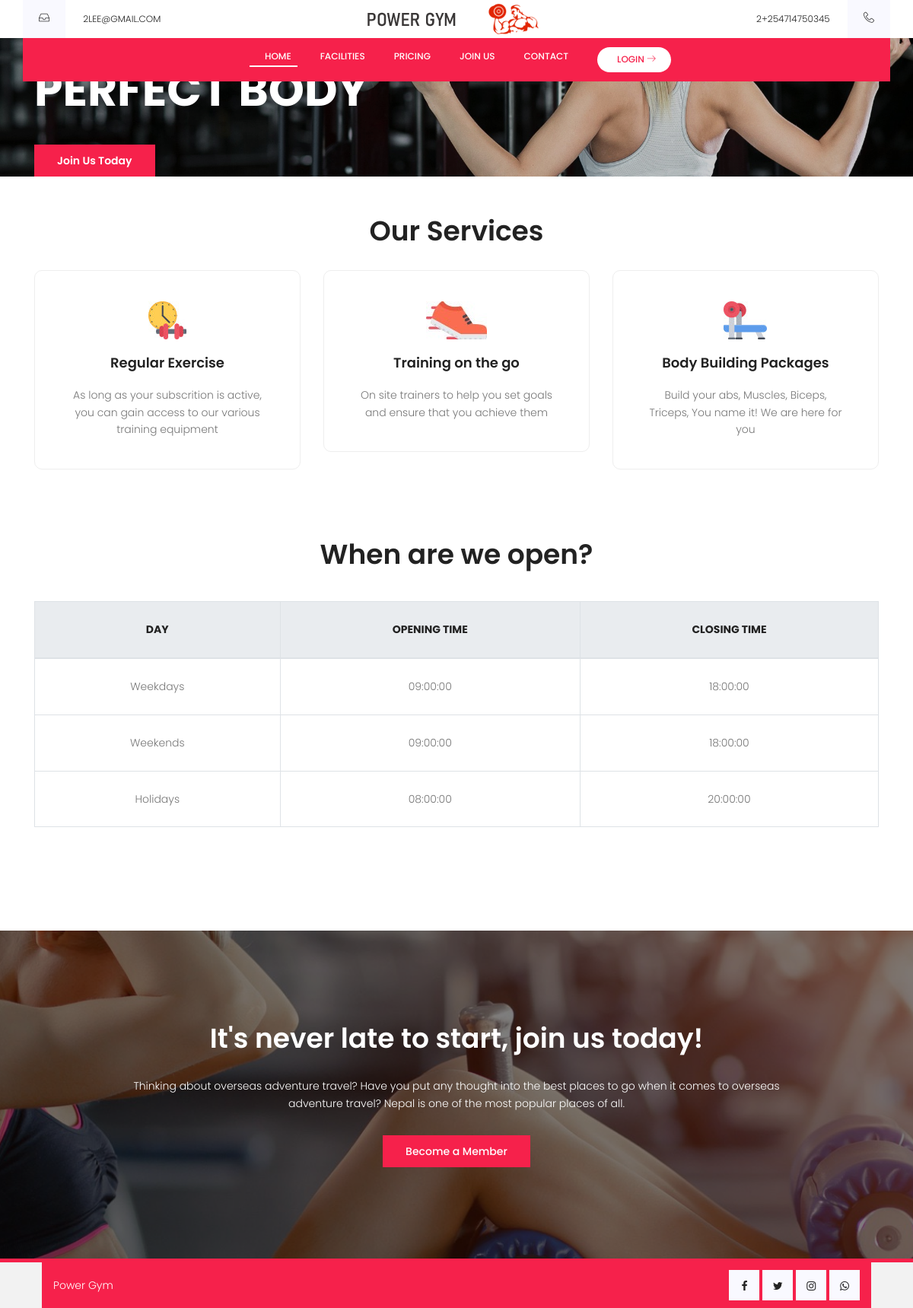
The page / on the database its author committed.
### tables this page shows
CREATE TABLE `tbl_config_contact_info` (
  `id` int(10) NOT NULL,
  `title` varchar(30) NOT NULL,
  `value` varchar(30) NOT NULL
);

CREATE TABLE `tbl_config_schedules` (
  `entry_id` int(10) NOT NULL,
  `title` varchar(20) NOT NULL,
  `value` time NOT NULL
);

### index.php (called while the page is built)
<?php
$page_title ='Homepage';
include("includes/header.php");
?>
<?php include("includes/landing-banner.php"); ?>
<?php include("includes/services-banner.php"); ?>
<?php include("includes/schedules.php"); ?>
<?php include("includes/call-to-action.php"); ?>
<?php include("includes/footer.php"); ?>

### includes/get_global_values.php (called while the page is built, shortened)
<?php
      $key="OT_weekday";
      $query="SELECT * FROM tbl_config_schedules WHERE title='".$key."'";
      $query_exec= mysqli_query($link,$query);
      $row = mysqli_fetch_array($query_exec);
      $OT_weekday=$row['value'];
      $key="CT_weekday";
      $query="SELECT * FROM tbl_config_schedules WHERE title='".$key."'";
      $query_exec= mysqli_query($link,$query);
      $row = mysqli_fetch_array($query_exec);
      $CT_weekday=$row['value'];
      $key="OT_weekend";
      $query="SELECT * FROM tbl_config_schedules WHERE title='".$key."'";
      $query_exec= mysqli_query($link,$query);
      $row = mysqli_fetch_array($query_exec);
      $OT_weekend=$row['value'];
      $key="CT_weekend";
      $query="SELECT * FROM tbl_config_schedules WHERE title='".$key."'";
      $query_exec= mysqli_query($link,$query);
      $row = mysqli_fetch_array($query_exec);
      $CT_weekend=$row['value'];
      $key="OT_holiday";
      $query="SELECT * FROM tbl_config_schedules WHERE title='".$key."'";
      $query_exec= mysqli_query($link,$query);
      $row = mysqli_fetch_array($query_exec);
      $OT_holiday=$row['value'];
      $key="CT_holiday";
      $query="SELECT * FROM tbl_config_schedules WHERE title='".$key."'";
      $query_exec= mysqli_query($link,$query);
      $row = mysqli_fetch_array($query_exec);
      $CT_holiday=$row['value'];
      $key="facebook";
      $query="SELECT * FROM tbl_config_contact_info WHERE title='".$key."'";
      $query_exec= mysqli_query($link,$query);
      $row = mysqli_fetch_array($query_exec);
      $facebooklink=$row['value'];
      $key="twitter";
      $query="SELECT * FROM tbl_config_contact_info WHERE title='".$key."'";
      $query_exec= mysqli_query($link,$query);
      $row = mysqli_fetch_array($query_exec);
      $twitterlink=$row['value'];
      $key="instagram";
      $query="SELECT * FROM tbl_config_contact_info WHERE title='".$key."'";
      $query_exec= mysqli_query($link,$query);
      $row = mysqli_fetch_array($query_exec);
      $instagramlink=$row['value'];
      $key="whatsapp";
      $query="SELECT * FROM tbl_config_contact_info WHERE title='".$key."'";
      $query_exec= mysqli_query($link,$query);
      $row = mysqli_fetch_array($query_exec);
      $whatsapplink=$row['value'];
  ?>

### includes/schedules.php (the view, shortened to what this page needs)
<section class="schedule-area section-gap relative" id="schedule">
	<div class="container">
		<div class="row d-flex justify-content-center">
			<div class="menu-content pb-70 col-lg-8">
				<div class="title text-center">
					<h1 class="mb-10">When are we open?</h1>
				</div>
			</div>
		</div>
		<div class="row" style="margin-top: -40px;">
			<div class="table-wrap col-lg-12">
				<table class="schdule-table table table-bordered">
					  <thead class="thead-light">
					    <tr>
					      <th class="head" scope="col">Day</th>
					      <th class="head" scope="col">Opening Time</th>
					      <th class="head" scope="col">Closing Time</th>
					    </tr>
					  </thead>
					  <tbody>
					   <tr>
					   	  <th class="name" scope="row">Weekdays</th>
					      <td><?php echo $OT_weekday; ?></td>
					      <td><?php echo $CT_weekday; ?></td>
					   </tr>
					   <tr>
					      <th class="name" scope="row">Weekends</th>
					      <td><?php echo $OT_weekend; ?></td>
					      <td><?php echo $CT_weekend; ?></td>
					   </tr>
					   <tr>
					      <th class="name" scope="row">Holidays</th>
					      <td><?php echo $OT_holiday; ?></td>
					      <td><?php echo $CT_holiday; ?></td>
					   </tr>
					  </tbody>
				</table>
			</div>
		</div>
	</div>
</section>

### includes/header.php (shortened to what this page needs)
<?php
	include('Admin/php/dbcon.php');
	include('get_global_values.php');
?>
<!DOCTYPE html>
<html lang="zxx" class="no-js">
<head>
		<link rel="stylesheet" href="css/linearicons.css">
		<link rel="stylesheet" href="css/font-awesome.min.css">
		<link rel="stylesheet" href="css/bootstrap.css">
		<link rel="stylesheet" href="css/magnific-popup.css">
		<link rel="stylesheet" href="css/nice-select.css">
		<link rel="stylesheet" href="css/animate.min.css">
		<link rel="stylesheet" href="css/owl.carousel.css">
		<link rel="stylesheet" href="css/jquery-ui.css">
		<link rel="stylesheet" href="css/main.css">
		<link rel="stylesheet" href="https://cdnjs.cloudflare.com/ajax/libs/bootstrap-datepicker/1.4.1/css/bootstrap-datepicker3.css"/>
	</head>
	<body>
		<?php
			include_once("admin/php/dbcon.php");
			$query="SELECT value FROM tbl_config_contact_info WHERE title='email'";
			$sql= mysqli_query($link,$query);
			$result= mysqli_fetch_assoc($sql);
			$email=$result['value'];
			$query="SELECT value FROM tbl_config_contact_info WHERE title='phone_number'";
			$sql= mysqli_query($link,$query);
			$result= mysqli_fetch_assoc($sql);
			$phone=$result['value'];
		?>
		  <header id="header">
	  		<div class="header-top">
	  			<div class="container">
			  		<div class="row align-items-center justify-content-center">
			  			<div class="col-md-4 col-4 header-top-left no-padding">
			        		<a href="mailto:support@colorlib.com"><span class="lnr lnr-inbox"></span></a>
			        		<a class="contact-texts" href="mailto:support@colorlib.com">
			        			<?php echo $email;?>
			        		</a>
			  			</div>
			  			<div class="col-md-4 col-4 header-top-bottom no-padding">
			        		<a href="index.html"><img class="img-fluid" src="img/logo2.png" alt="" title="" /></a>
			  			</div>
			  			<div class="col-md-4 col-4 header-top-right no-padding">
			        		<a class="contact-texts" href="tel:+440 123 12 658 439">
			        			<?php echo $phone;?>
			        		</a>
			        		<a href="tel:+440 123 12 658 439"><span class="lnr lnr-phone-handset"></span></a>
			  			</div>
			  		</div>
	  			</div>
			</div>
		    <div class="container main-menu">
		    	<div class="row align-items-center justify-content-center">
					<nav id="nav-menu-container">
						<ul class="nav-menu">
						  <li class="<?php echo ($page_title == 'Homepage') ? ' menu-active' : ''; ?>">
						  	<a href="index.php">Home</a>
						  </li>
						  <li class="<?php echo ($page_title == 'Facilities') ? ' menu-active' : ''; ?>">
						  	<a href="facilities.php">Facilities</a>
						  </li>
						  <li class="<?php echo ($page_title == 'Pricing') ? ' menu-active' : ''; ?>">
						  	<a href="pricing.php">Pricing</a>
						  </li>
						  <li>
						  	<a href="#" data-toggle="modal" data-target="#modal_registrationform">Join us</a>
						  </li>
						  <li class="<?php echo ($page_title == 'Contact Us') ? ' menu-active' : ''; ?>">
						  	<a href="contact.php">Contact</a>
						  </li>
						  <li class="nav-login">
						  	<a href="admin/">Login <span class="lnr lnr-arrow-right"></span></a>
						  </li>
						</ul>
					</nav>
		    	</div>
		    </div>
		  </header>

### includes/landing-banner.php
<section class="banner-area relative" id="home">
	<div class="overlay overlay-bg"></div>
	<div class="container">
		<div class="row fullscreen d-flex align-items-center justify-content-between">
			<div class="banner-content col-lg-6 col-md-12 ">
				<h1 class="text-uppercase">
					Shape your <br>
					Perfect body
				</h1>
				<p class="pt-10 pb-10 text-white">
				</p>
				<a href="#" data-toggle="modal" data-target="#modal_registrationform"class="primary-btn" >Join Us Today</a>
			</div>
		</div>
	</div>
</section>

### includes/services-banner.php
<section class="offred-area section-gap" style="margin-top: -70px; margin-bottom: -150px;">
	<div class="container">
		<div class="row section-title">
			<h1>Our Services</h1>
		</div>
		<div class="row" style="margin-top: -50px;">
			<div class="col-lg-4">
				<div class="single-offred">
					<img class="img-fluid" src="img/o1.jpg" alt="">
					<a href="#"><h4>Regular Exercise</h4></a>
					<p>
						As long as your subscrition is active, you can gain access to our various training equipment
					</p>
				</div>
			</div>
			<div class="col-lg-4">
				<div class="single-offred">
					<img class="img-fluid" src="img/o2.jpg" alt="">
					<a href="#"><h4>Training on the go</h4></a>
					<p>
						On site trainers to help you set goals and ensure that you achieve them
					</p>
				</div>
			</div>
			<div class="col-lg-4">
				<div class="single-offred">
					<img class="img-fluid" src="img/o3.jpg" alt="">
					<a href="#"><h4>Body Building Packages</h4></a>
					<p>
						Build your abs, Muscles, Biceps, Triceps, You name it! We are here for you
					</p>
				</div>
			</div>
		</div>
	</div>
</section>

### includes/call-to-action.php
<section class="callto-area section-gap relative">
	<div class="overlay overlay-bg"></div>
	<div class="container">
		<div class="row">
			<div class="call-wrap mx-auto">
				<h1>It's never late to start, join us today!</h1>
				<p>
					Thinking about overseas adventure travel? Have you put any thought into the best places to go when it comes to overseas adventure travel? Nepal is one of the most popular places of all.
				</p>
				<a href="#" data-toggle="modal" data-target="#modal_registrationform"class="primary-btn">Become a Member</a>
			</div>
		</div>
	</div>
</section>

### includes/footer.php (shortened to what this page needs)
		<footer class="footer-area" style="margin-top: ; background-color: #f2f2f2">
			<div style="height: 5px; background-color: #F6214B">
			</div>
			<div class="container" style="padding: 0 40px;">
				<div class="footer-bottom row align-items-center" style="background-color: #F6214B;color: white; padding:10px 0;">
					<p class="footer-text m-0 col-lg-6 col-md-12">
						Power Gym
					</p>
					<div class="col-lg-6 col-sm-12 footer-social">
						<a href="<?php echo $facebooklink;?>"><i class="fa fa-facebook"></i></a>
						<a href="<?php echo $twitterlink;?>"><i class="fa fa-twitter"></i></a>
						<a href="<?php echo $instagramlink;?>"><i class="fa fa-instagram"></i></a>
						<a href="tel:<?php echo $whatsapplink;?>"><i class="fa fa-whatsapp"></i></a>
					</div>
				</div>
			</div>
		</footer>
	</body>
</html>

### includes/header.php (style rules this page uses)
.nav-menu { text-align: center; }
.menu-active a { border-bottom: 2px solid white; }
.nav-login { padding-left: 20px; }
.nav-login a { border-radius: 25px; padding: 5px 20px 5px 26px; background-color: white; color: #F6214B; }

### rows shown on the page
tbl_config_contact_info: value "2LEE@GMAIL.COM"
tbl_config_contact_info: value "2+254714750345"
tbl_config_schedules: value "09:00:00"
tbl_config_schedules: value "18:00:00"
tbl_config_schedules: value "09:00:00"
tbl_config_schedules: value "18:00:00"
tbl_config_schedules: value "08:00:00"
tbl_config_schedules: value "20:00:00"
